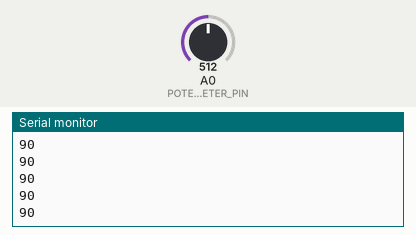
The sketch below on a simulated ESP8266 (NodeMCU). Parts: the last lines printed to the serial monitor. The inputs (shaded band) are chosen by the test bench; at power-on: A0 (POTENTIOMETER_PIN) = 512.

Above: at 1.2 s.
1.3 s: A0 (POTENTIOMETER_PIN) set to 716
At 1.33 s:
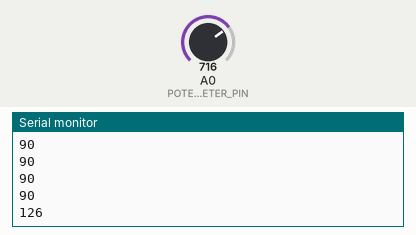
2.8 s: A0 (POTENTIOMETER_PIN) set to 900
At 2.84 s:
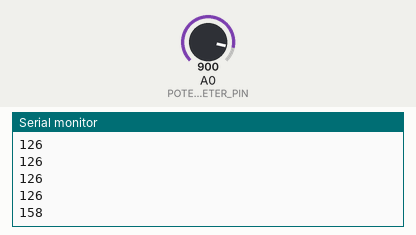
Timing chart, 0 to 5.8 s (numbered marks = the images above; inputs shaded):
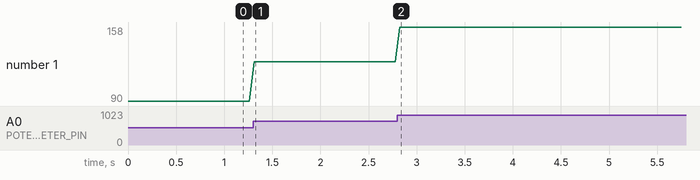

Measured:
- after the input at 1.3 s, the serial monitor: prints a new line at once (image 1)
- after the input at 2.8 s, the serial monitor: prints a new line at once (image 2)
- plotted number 1: 90 → 126 after the input at 1.3 s, 126 → 158 after the input at 2.8 s

The sketch:

potentiometer_sketch.ino
```cpp
// This is the sketch that reads the potentiometer value
// and sends it via espnow to the servo node to rotate the camera

// potentiometer node MAC: AC:0B:FB:D7:53:E8

#include <ESP8266WiFi.h>
#include <espnow.h>

#define POTENTIOMETER_PIN A0

// define MAC address of the receiver servo node
uint8_t servoMACAddress[] = {0x40, 0x91, 0x51, 0x4F, 0x0A, 0x56};

// create data structure for transfer to of potentiometer value to servo node
typedef struct struct_message {
    int servoPosition;
} struct_message;

struct_message data_struct;

void setup() {
    Serial.begin(115200);
    WiFi.mode(WIFI_STA);
    WiFi.disconnect();
    if (esp_now_init() != 0) {
        Serial.println("ESP-NOW Init Failed");
        return;
    }
    // configure esp now connection
    esp_now_set_self_role(ESP_NOW_ROLE_CONTROLLER);
    esp_now_add_peer(servoMACAddress, ESP_NOW_ROLE_SLAVE, 1, NULL, 0);
}

void loop() {
  // get value from potentiometer and map to angles for servo
    int potValue = analogRead(POTENTIOMETER_PIN);
    data_struct.servoPosition = map(potValue, 0, 1023, 0, 180);

    // send data over esp now
    esp_now_send(servoMACAddress, (uint8_t *)&data_struct, sizeof(data_struct));
    Serial.println(data_struct.servoPosition);
    delay(50);
}
```
